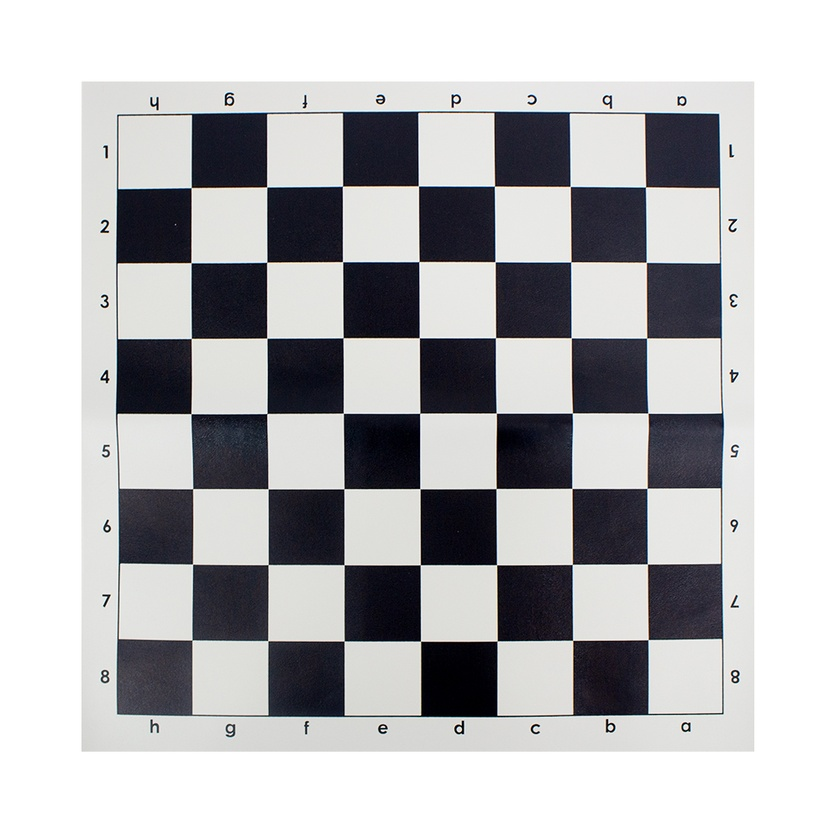
#> input picture img/77407-หน้า.jpg, 840 x 840 px, shrunk from 1000 x 1000 before the run
$ jupyter execute Edge_detect.ipynb
#> lines starting #> are read from the running program, lines starting #| are printed output that depends on the picture; after the words box and inside, x2 and y2 are one past the last pixel; in counts of white or black regions, pixels touching at a corner belong together
[cell 1]
import cv2
import numpy as np
from skimage import filters
from skimage.filters import roberts, prewitt, sobel
import matplotlib.pyplot as plt
import sys
import os

[cell 2]
def load_and_convert_to_grayscale(image_path):

#> called with image_path = 'img/77407-หน้า.jpg'
    image = cv2.imread(image_path)
#> image is the input picture: shape (840, 840, 3); mean B, G, R 186.9, 185, 185

    if image is None:
        print(f"ไม่สามารถโหลดภาพจาก {image_path}")
        return None

    # แปลงเป็น grayscale
    gray_image = cv2.cvtColor(image, cv2.COLOR_BGR2GRAY)

    return gray_image


def roberts_edge_detection(gray_image):

    # ใช้ Roberts operator จาก scikit-image
    edges = roberts(gray_image)
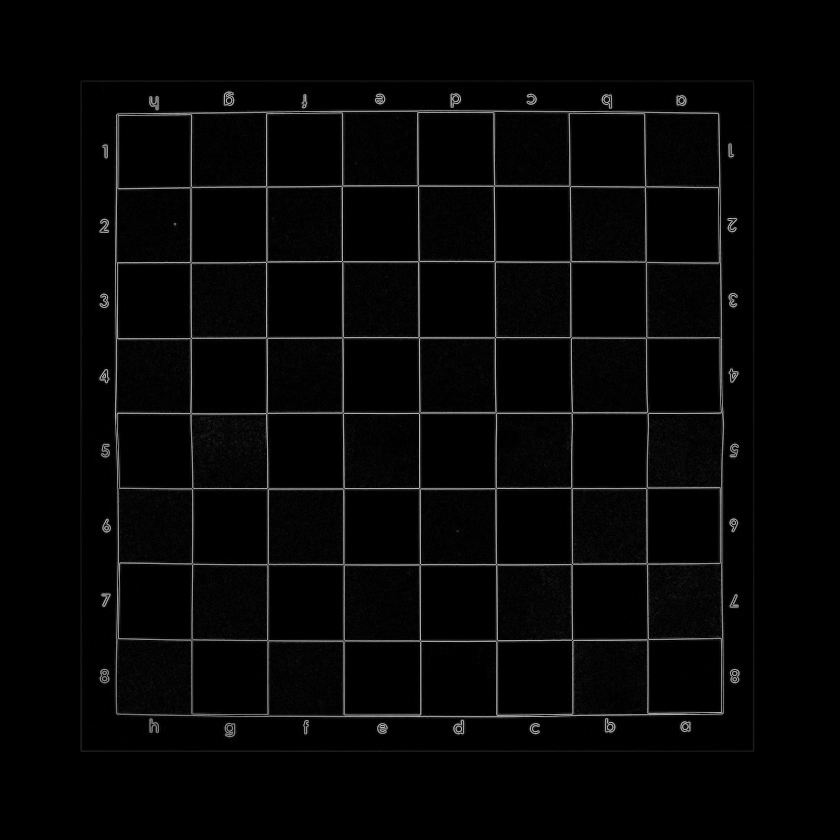
#> edges: shape (840, 840) float64; min 0, max 0.764, mean 0.023

    # แปลงเป็น uint8 สำหรับการแสดงผล
    edges = (edges * 255).astype(np.uint8)

    return edges


def prewitt_edge_detection(gray_image):

    # ใช้ Prewitt operator จาก scikit-image
    edges = prewitt(gray_image)
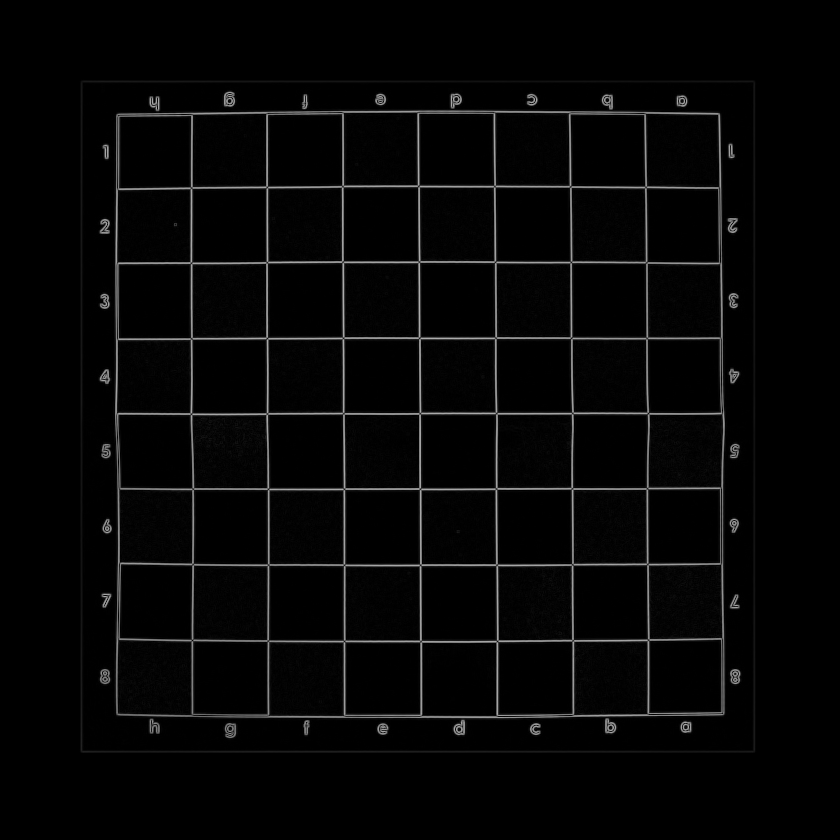
#> edges: shape (840, 840) float64; min 0, max 0.686, mean 0.0249

    # แปลงเป็น uint8 สำหรับการแสดงผล
    edges = (edges * 255).astype(np.uint8)

    return edges


def sobel_edge_detection(gray_image):

    # ใช้ Sobel operator จาก scikit-image
    edges = sobel(gray_image)

    # แปลงเป็น uint8 สำหรับการแสดงผล
    edges = (edges * 255).astype(np.uint8)

    return edges


def canny_edge_detection(gray_image):

    # ใช้ Canny edge detector จาก OpenCV
    # ค่า threshold สามารถปรับได้ตามความเหมาะสม
    edges = cv2.Canny(gray_image, threshold1=100, threshold2=200)
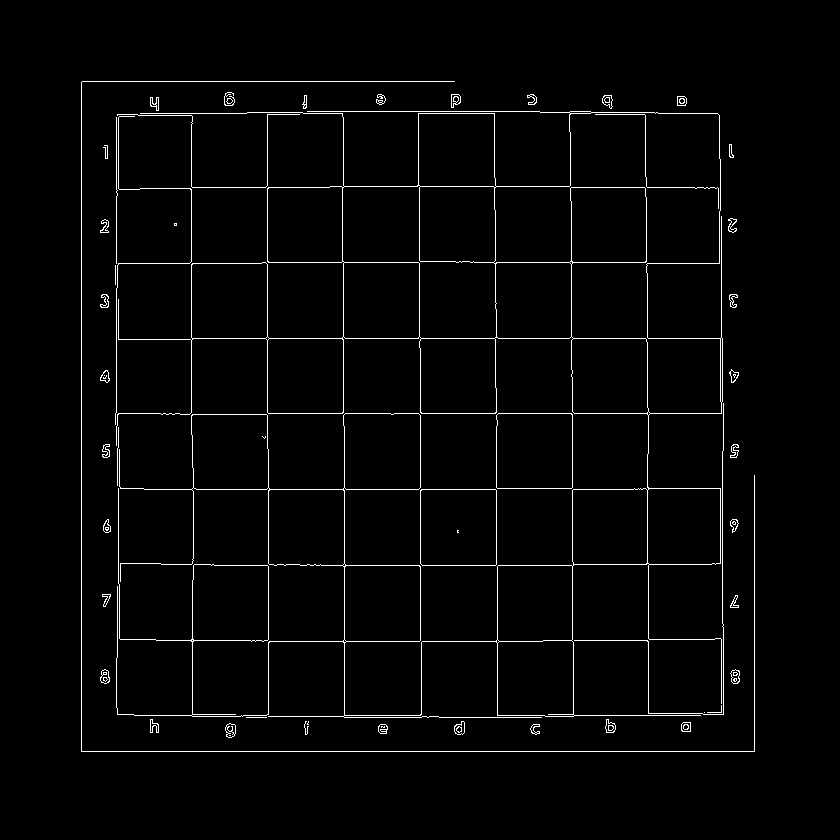
#> edges: shape (840, 840); 2.2% white in thin lines or dots, all inside (x1, y1, x2, y2) = (81, 81, 755, 752)

    return edges


def process_image(image_path, output_dir="output"):

    # สร้างโฟลเดอร์ output ถ้ายังไม่มี
    if not os.path.exists(output_dir):
        os.makedirs(output_dir)

    # โหลดและแปลงภาพเป็น grayscale
    print(f"กำลังโหลดภาพจาก: {image_path}")
    gray_image = load_and_convert_to_grayscale(image_path)

    if gray_image is None:
        return

    print("แปลงภาพเป็น grayscale เรียบร้อยแล้ว")

    # ทำการตรวจจับขอบด้วยทั้ง 4 วิธี
    print("กำลังตรวจจับขอบด้วยวิธี Roberts...")
    roberts_edges = roberts_edge_detection(gray_image)

    print("กำลังตรวจจับขอบด้วยวิธี Prewitt...")
    prewitt_edges = prewitt_edge_detection(gray_image)

    print("กำลังตรวจจับขอบด้วยวิธี Sobel...")
    sobel_edges = sobel_edge_detection(gray_image)

    print("กำลังตรวจจับขอบด้วยวิธี Canny...")
    canny_edges = canny_edge_detection(gray_image)

    # แสดงผลลัพธ์ทั้งหมด
    fig, axes = plt.subplots(2, 3, figsize=(15, 10))
    fig.suptitle('Edge Detection Comparison', fontsize=16, fontweight='bold')

    # ภาพต้นฉบับ
    axes[0, 0].imshow(cv2.imread(image_path)[:, :, ::-1])  # แปลง BGR เป็น RGB
    axes[0, 0].set_title('Original Image')
    axes[0, 0].axis('off')

    # ภาพ grayscale
    axes[0, 1].imshow(gray_image, cmap='gray')
    axes[0, 1].set_title('Grayscale Image')
    axes[0, 1].axis('off')

    # Roberts
    axes[0, 2].imshow(roberts_edges, cmap='gray')
    axes[0, 2].set_title('Roberts Edge Detection')
    axes[0, 2].axis('off')

    # Prewitt
    axes[1, 0].imshow(prewitt_edges, cmap='gray')
    axes[1, 0].set_title('Prewitt Edge Detection')
    axes[1, 0].axis('off')

    # Sobel
    axes[1, 1].imshow(sobel_edges, cmap='gray')
    axes[1, 1].set_title('Sobel Edge Detection')
    axes[1, 1].axis('off')

    # Canny
    axes[1, 2].imshow(canny_edges, cmap='gray')
    axes[1, 2].set_title('Canny Edge Detection')
    axes[1, 2].axis('off')

    plt.tight_layout()

    # บันทึกผลลัพธ์
    base_name = os.path.splitext(os.path.basename(image_path))[0]
    comparison_path = os.path.join(output_dir, f"{base_name}_comparison.png")
    plt.savefig(comparison_path, dpi=150, bbox_inches='tight')
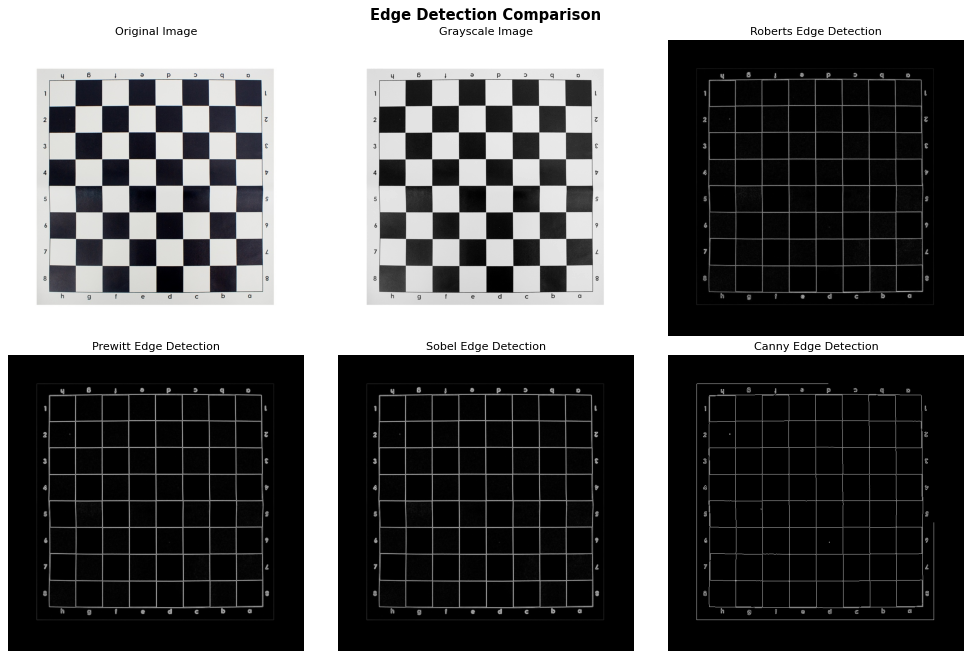
#> figure drawn by matplotlib, 6 panels
    print(f"บันทึกภาพเปรียบเทียบที่: {comparison_path}")

    # บันทึกภาพแต่ละวิธีแยกไฟล์
    cv2.imwrite(os.path.join(output_dir, f"{base_name}_grayscale.png"), gray_image)
    cv2.imwrite(os.path.join(output_dir, f"{base_name}_roberts.png"), roberts_edges)
    cv2.imwrite(os.path.join(output_dir, f"{base_name}_prewitt.png"), prewitt_edges)
    cv2.imwrite(os.path.join(output_dir, f"{base_name}_sobel.png"), sobel_edges)
    cv2.imwrite(os.path.join(output_dir, f"{base_name}_canny.png"), canny_edges)

    print(f"บันทึกภาพแต่ละวิธีในโฟลเดอร์: {output_dir}")
    print("เสร็จสิ้นการประมวลผล!")

    # แสดงผล (ถ้าไม่ได้รันแบบ headless)
    try:
        plt.show()
    except:
        pass
